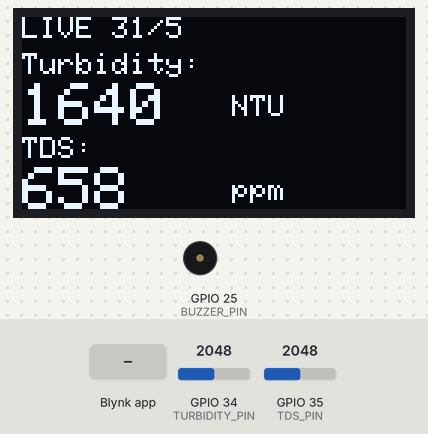
This program was run on a simulated ESP32. On the bench: 128×64 one-colour display, buzzer (waves = sounding, pin HIGH). Inputs (shaded band) come from the test bench; at power-on: GPIO 34 (TURBIDITY_PIN) = 2048, GPIO 35 (TDS_PIN) = 2048. WiFi joins after 1.5 s; servers stay silent unless stated; what the program prints to the serial monitor is not drawn.

Above: at 5.06 s.
5.1 s: Blynk app writes 1 to V3
At 6.89 s:
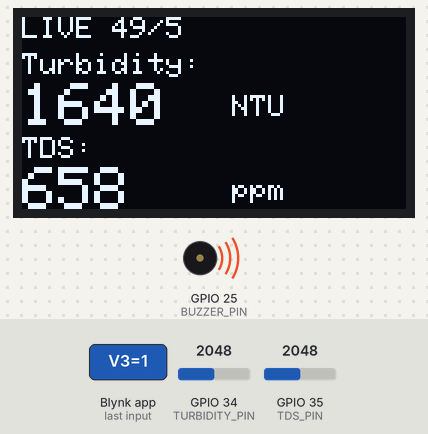
7.0 s: Blynk app writes 200 to V3
At 7.2 s:
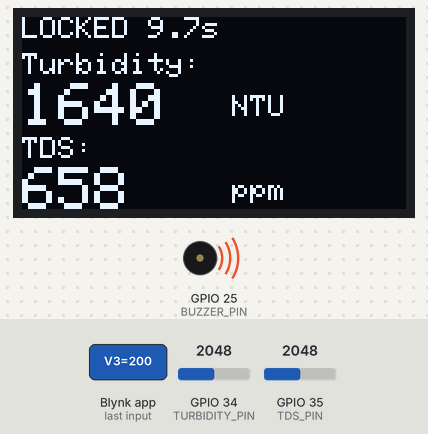
Timing chart, 0 to 10.0 s (numbered marks = the images above; inputs shaded):
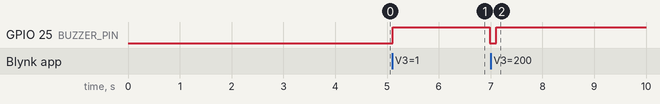

Measured:
- after the input at 7.0 s, GPIO 25 (BUZZER_PIN): LOW → HIGH after 0.11 s

The program:

main.cpp
```cpp
/************ BLYNK CONFIG ************/
#define BLYNK_TEMPLATE_ID "TMPL6tw9qk6Yy"
#define BLYNK_TEMPLATE_NAME "Water Quality Monitoring System"
#define BLYNK_AUTH_TOKEN "4fTzgLOK1Rp2t1TqcbiBb0iF3MriJPEN"

#define BLYNK_PRINT Serial
#define BLYNK_SERVER "blynk.cloud"
#define BLYNK_PORT 80

#include <Wire.h>
#include <Adafruit_GFX.h>
#include <Adafruit_SSD1306.h>
#include <WiFi.h>
#include <WiFiClient.h>
#include <BlynkSimpleEsp32.h>
#include <ThingSpeak.h>

// ================= WIFI =================
const char* ssid = "Numan 5G Home";
const char* password = "11680116";

// ================= THINGSPEAK =================
unsigned long channelID = 3214366;
const char* writeAPIKey = "1DP1DPU5359IIFLE";
WiFiClient client;
unsigned long lastUpload = 0;
#define UPLOAD_INTERVAL 15000

// -------------------- PIN CONFIG --------------------
#define TURBIDITY_PIN 34
#define TDS_PIN 35
#define BUZZER_PIN 25

// -------------------- OLED --------------------
#define SCREEN_WIDTH 128
#define SCREEN_HEIGHT 64
Adafruit_SSD1306 display(SCREEN_WIDTH, SCREEN_HEIGHT, &Wire, -1);

// -------------------- TDS CALIBRATION --------------------
#define VREF 3.3

// -------------------- TIMING --------------------
#define LIVE_DURATION 5000
#define LOCKED_DURATION 10000

// -------------------- AVERAGING --------------------
#define AVG_SAMPLES 10
float turbidityArray[AVG_SAMPLES];
float tdsArray[AVG_SAMPLES];
int avgIndex = 0;
bool arrayFilled = false;

// -------------------- STATE MACHINE --------------------
enum DisplayMode { LIVE, LOCKED };
DisplayMode currentMode = LIVE;
unsigned long modeStartTime = 0;

float lockedTurbidity = 0;
float lockedTDS = 0;
bool lockedJustNow = false;

// -------------------- BLYNK BUZZER CONTROL --------------------
BLYNK_WRITE(V3) {
  int state = param.asInt(); // 1 or 0
  digitalWrite(BUZZER_PIN, state ? HIGH : LOW);
}

// ---------- Helper: calculate average ----------
float calculateAverage(float arr[], int size) {
  float sum = 0;
  for (int i = 0; i < size; i++) sum += arr[i];
  return sum / size;
}

// ================= SETUP =================
void setup() {
  Serial.begin(115200);
  Wire.begin(21, 22);

  pinMode(BUZZER_PIN, OUTPUT);
  digitalWrite(BUZZER_PIN, LOW);

  // OLED
  if (!display.begin(SSD1306_SWITCHCAPVCC, 0x3C)) {
    Serial.println("OLED NOT FOUND");
    while (true);
  }

  display.clearDisplay();
  display.setTextSize(1);
  display.setTextColor(WHITE);

  for (int i = 0; i < AVG_SAMPLES; i++) {
    turbidityArray[i] = 0;
    tdsArray[i] = 0;
  }

  // WiFi + Blynk
  WiFi.begin(ssid, password);
  Serial.print("Connecting to WiFi");
  while (WiFi.status() != WL_CONNECTED) {
    delay(500);
    Serial.print(".");
  }
  Serial.println("\nWiFi connected");

  Serial.println("Connecting to Blynk...");
  Blynk.begin(BLYNK_AUTH_TOKEN, ssid, password);

  ThingSpeak.begin(client);

  modeStartTime = millis();

  Serial.println("\n=== TURBIDITY + TDS MONITOR ===");
  Serial.println("Cycle: 0.5s LIVE -> 2s LOCKED -> repeat");
  Serial.println("---");
  delay(2000);
}

// ================= LOOP =================
void loop() {
  Blynk.run(); // Run Blynk
  unsigned long currentTime = millis();
  lockedJustNow = false;

  // ---------- MODE SWITCH ----------
  if (currentMode == LIVE) {
    if (currentTime - modeStartTime >= LIVE_DURATION) {
      currentMode = LOCKED;
      modeStartTime = currentTime;

      int samplesToUse = arrayFilled ? AVG_SAMPLES : max(avgIndex, 1);
      lockedTurbidity = calculateAverage(turbidityArray, samplesToUse);
      lockedTDS = calculateAverage(tdsArray, samplesToUse);
      lockedJustNow = true;

      digitalWrite(BUZZER_PIN, HIGH);
      delay(100);
      digitalWrite(BUZZER_PIN, LOW);

      Serial.println("\n*** LOCKED ***");
      Serial.print("Turbidity: "); Serial.print((int)lockedTurbidity);
      Serial.print(" NTU | TDS: "); Serial.print((int)lockedTDS); Serial.println(" ppm");
      Serial.println("---");
    }
  } else {
    if (currentTime - modeStartTime >= LOCKED_DURATION) {
      currentMode = LIVE;
      modeStartTime = currentTime;
      avgIndex = 0;
      arrayFilled = false;

      Serial.println("\n*** LIVE MODE ***");
      Serial.println("---");
    }
  }

  // ---------- SENSOR READ ----------
  int turbidityRaw = analogRead(TURBIDITY_PIN);
  float turbidityVoltageESP32 = turbidityRaw * (3.3 / 4095.0);
  float turbiditySensorVoltage = turbidityVoltageESP32 * 2.0;

  float turbidity;
  if (turbiditySensorVoltage <= 0.5)
    turbidity = turbiditySensorVoltage * 100;
  else if (turbiditySensorVoltage <= 1.5)
    turbidity = 50 + (turbiditySensorVoltage - 0.5) * 450;
  else if (turbiditySensorVoltage <= 2.5)
    turbidity = 500 + (turbiditySensorVoltage - 1.5) * 500;
  else
    turbidity = 1000 + (turbiditySensorVoltage - 2.5) * 800;

  turbidity = constrain(turbidity, 0, 3000);

  int tdsRaw = analogRead(TDS_PIN);
  float tdsVoltage = tdsRaw * VREF / 4095.0;
  float tdsValue = (133.42 * pow(tdsVoltage, 3)
                  - 255.86 * pow(tdsVoltage, 2)
                  + 857.39 * tdsVoltage) * 0.5;
  if (tdsValue < 0) tdsValue = 0;

  // ---------- AVERAGING ----------
  if (currentMode == LIVE) {
    turbidityArray[avgIndex] = turbidity;
    tdsArray[avgIndex] = tdsValue;
    avgIndex++;
    if (avgIndex >= AVG_SAMPLES) {
      avgIndex = 0;
      arrayFilled = true;
    }
  }

  int samplesToUse = arrayFilled ? AVG_SAMPLES : max(avgIndex, 1);
  float turbidityAvg = calculateAverage(turbidityArray, samplesToUse);
  float tdsAvg = calculateAverage(tdsArray, samplesToUse);

  float displayTurbidity = (currentMode == LIVE) ? turbidityAvg : lockedTurbidity;
  float displayTDS = (currentMode == LIVE) ? tdsAvg : lockedTDS;

  // ---------- OLED DISPLAY ----------
  display.clearDisplay();
  display.setTextSize(1);
  display.setCursor(0, 0);
  if (currentMode == LIVE) {
    display.print("LIVE ");
    unsigned long elapsed = currentTime - modeStartTime;
    display.print(elapsed / 100);
    display.print("/5");
  } else {
    display.print("LOCKED ");
    unsigned long remaining = (LOCKED_DURATION - (currentTime - modeStartTime)) / 100;
    display.print(remaining / 10);
    display.print(".");
    display.print(remaining % 10);
    display.print("s");
  }

  display.setCursor(0, 12);
  display.print("Turbidity:");
  display.setTextSize(2);
  display.setCursor(0, 22);
  display.print((int)displayTurbidity);
  display.setTextSize(1);
  display.setCursor(70, 26);
  display.print("NTU ");

  display.setCursor(0, 40);
  display.print("TDS:");
  display.setTextSize(2);
  display.setCursor(0, 50);
  display.print((int)displayTDS);
  display.setTextSize(1);
  display.setCursor(70, 54);
  display.print("ppm ");

  display.display();

  // ---------- SERIAL MONITOR ----------
  Serial.print(currentMode == LIVE ? "LIVE | " : "LOCKED | ");
  Serial.print("Turbidity: "); Serial.print((int)displayTurbidity);
  Serial.print(" NTU | TDS: "); Serial.print((int)displayTDS); Serial.println(" ppm");

  // ---------- BLYNK VIRTUAL WRITE ----------
  Blynk.virtualWrite(V0, displayTDS);
  Blynk.virtualWrite(V1, displayTurbidity);

  // ---------- THINGSPEAK UPLOAD ----------
  if (millis() - lastUpload >= UPLOAD_INTERVAL) {
    lastUpload = millis();

    ThingSpeak.setField(1, turbidityAvg);   // Live Turbidity
    ThingSpeak.setField(2, tdsAvg);         // Live TDS
    ThingSpeak.setField(3, lockedTurbidity);
    ThingSpeak.setField(4, lockedTDS);

    int status = ThingSpeak.writeFields(channelID, writeAPIKey);
    if (status != 200) {
      Serial.print("ThingSpeak error: ");
      Serial.println(status);
    }
  }

  delay(100);
}
```
